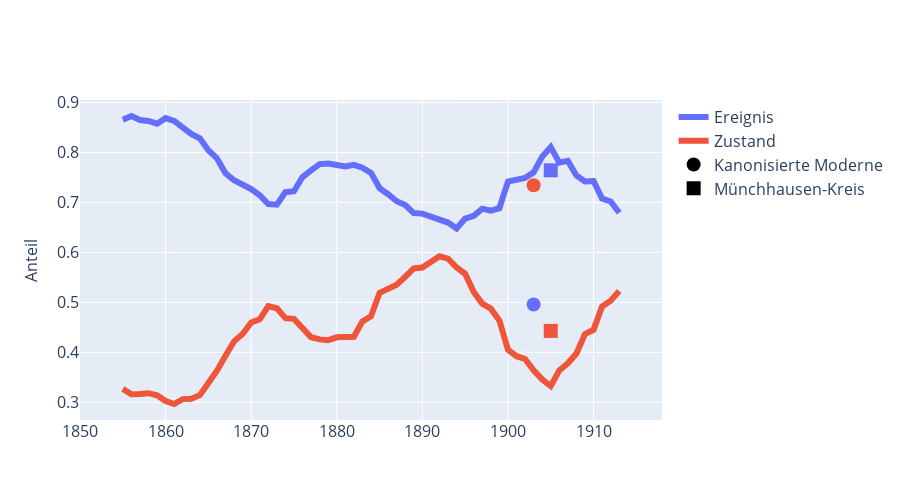

This figure's notebook cell:
### Markdown cell above
# Inhaltstyp

### Code cell
meta_plot = ts[['ereignis_share_smoothed', 'zustand_share_smoothed']]
meta_plot.columns = ['Ereignis', 'Zustand']

fig = create_ts_plot(
    data = meta_plot, 
    columns = meta_plot.columns, 
    y_axis_title = 'Anteil',
    add_corporas = sub_df, add_corpora_names = sub_names,
    add_corpora_categories = ['Ereignis (Anteil)', 'Zustand (Anteil)'],
)
fig.show()

### Figure 1 — Plotly figure (JSON) as saved in the notebook; plotly's stock layout.template omitted (floating-point values rounded to 4 significant figures)
{"data": [{"line": {"color": "#636EFA", "width": 6}, "mode": "lines", "name": "Ereignis", "type": "scatter", "x": [1850, 1851, 1852, 1853, 1854, 1855, 1856, 1857, 1858, 1859, 1860, 1861, 1862, 1863, 1864, 1865, 1866, 1867, 1868, 1869, 1870, 1871, 1872, 1873, 1874, 1875, 1876, 1877, 1878, 1879, 1880, 1881, 1882, 1883, 1884, 1885, 1886, 1887, 1888, 1889, 1890, 1891, 1892, 1893, 1894, 1895, 1896, 1897, 1898, 1899, 1900, 1901, 1902, 1903, 1904, 1905, 1906, 1907, 1908, 1909, 1910, 1911, 1912, 1913, 1914, 1915, 1916, 1917, 1918], "y": [null, null, null, null, null, 0.8657, 0.873, 0.8651, 0.8631, 0.8577, 0.8687, 0.8633, 0.8483, 0.837, 0.8285, 0.8044, 0.7882, 0.7585, 0.7445, 0.7361, 0.7267, 0.7143, 0.6967, 0.6955, 0.7206, 0.7223, 0.7509, 0.764, 0.7768, 0.778, 0.7742, 0.7721, 0.7751, 0.7696, 0.7592, 0.7287, 0.7165, 0.7024, 0.6948, 0.6787, 0.6776, 0.6717, 0.6651, 0.6597, 0.6478, 0.6677, 0.6733, 0.6876, 0.6837, 0.6884, 0.742, 0.7451, 0.7489, 0.7603, 0.7917, 0.8108, 0.7797, 0.7832, 0.754, 0.7422, 0.7429, 0.7076, 0.7019, 0.6794, null, null, null, null, null]}, {"line": {"color": "#EF553B", "width": 6}, "mode": "lines", "name": "Zustand", "type": "scatter", "x": [1850, 1851, 1852, 1853, 1854, 1855, 1856, 1857, 1858, 1859, 1860, 1861, 1862, 1863, 1864, 1865, 1866, 1867, 1868, 1869, 1870, 1871, 1872, 1873, 1874, 1875, 1876, 1877, 1878, 1879, 1880, 1881, 1882, 1883, 1884, 1885, 1886, 1887, 1888, 1889, 1890, 1891, 1892, 1893, 1894, 1895, 1896, 1897, 1898, 1899, 1900, 1901, 1902, 1903, 1904, 1905, 1906, 1907, 1908, 1909, 1910, 1911, 1912, 1913, 1914, 1915, 1916, 1917, 1918], "y": [null, null, null, null, null, 0.3268, 0.3161, 0.3167, 0.3182, 0.3141, 0.3025, 0.2965, 0.3063, 0.3068, 0.3143, 0.3386, 0.3631, 0.3929, 0.422, 0.4367, 0.4598, 0.466, 0.4923, 0.4881, 0.4683, 0.467, 0.4494, 0.4301, 0.4258, 0.4243, 0.43, 0.4316, 0.4311, 0.4619, 0.4723, 0.519, 0.5285, 0.5352, 0.5512, 0.5679, 0.5695, 0.5825, 0.5923, 0.5876, 0.5697, 0.5573, 0.5206, 0.4975, 0.4874, 0.4637, 0.4053, 0.3922, 0.3866, 0.3639, 0.3458, 0.3325, 0.3637, 0.3779, 0.3975, 0.4365, 0.4452, 0.4917, 0.5034, 0.5227, null, null, null, null, null]}, {"marker": {"color": ["#636EFA", "#EF553B", "#00CC96", "#AB63FA", "#FFA15A", "#19D3F3"], "size": 14, "symbol": "circle"}, "mode": "markers", "name": "Kanonisierte Moderne", "showlegend": false, "type": "scatter", "x": [1903, 1903, 1903, 1903], "y": [0.4956, 0.7345]}, {"marker": {"color": "black", "size": 14, "symbol": "circle"}, "mode": "markers", "name": "Kanonisierte Moderne", "type": "scatter", "x": [null], "y": [null]}, {"marker": {"color": ["#636EFA", "#EF553B", "#00CC96", "#AB63FA", "#FFA15A", "#19D3F3"], "size": 14, "symbol": "square"}, "mode": "markers", "name": "Münchhausen-Kreis", "showlegend": false, "type": "scatter", "x": [1905, 1905, 1905, 1905], "y": [0.7643, 0.4429]}, {"marker": {"color": "black", "size": 14, "symbol": "square"}, "mode": "markers", "name": "Münchhausen-Kreis", "type": "scatter", "x": [null], "y": [null]}], "layout": {"height": 500, "legend": {"font": {"size": 16}, "traceorder": "normal"}, "width": 900, "xaxis": {"autorange": true, "range": [1850, 1918], "tickfont": {"size": 16}, "title": {"font": {"size": 16}}, "type": "linear"}, "yaxis": {"autorange": true, "range": [0.2645, 0.9051], "tickfont": {"size": 16}, "title": {"font": {"size": 16}, "text": "Anteil"}, "type": "linear"}}}
